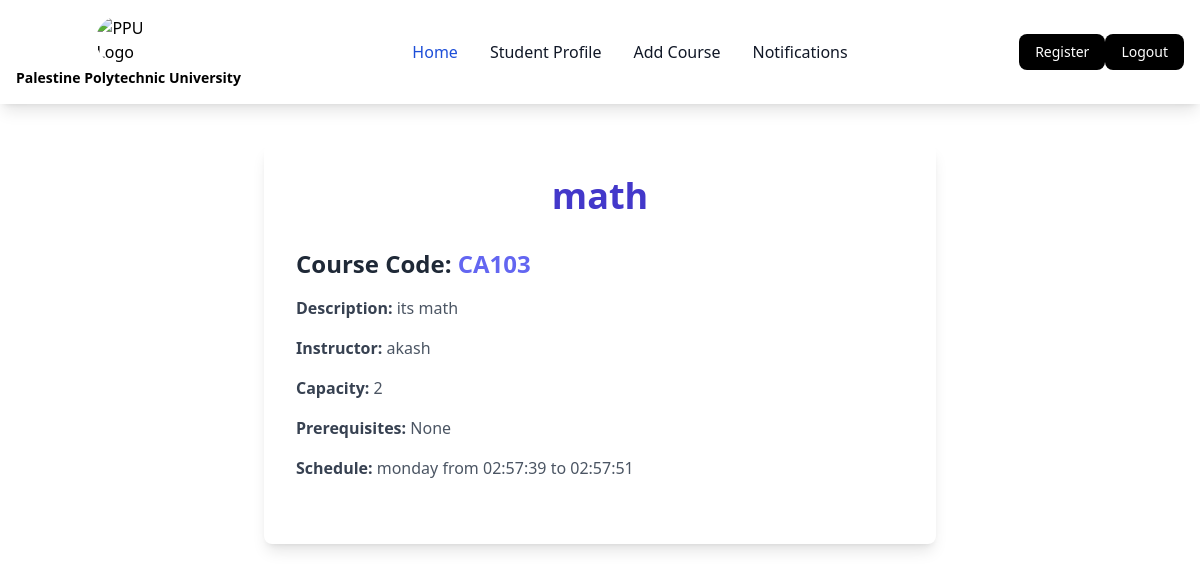
Screenshot of /courses/CA103/ (signed in) with the database file from the repository.
### app/models.py (models this page shows, shortened)
class Course(models.Model):
    id = models.IntegerField(auto_created=True,primary_key=True)
    code = models.CharField(max_length=10,unique=True)
    name = models.CharField(max_length=100)
    description = models.TextField()
    instructor = models.CharField(max_length=100)
    capacity = models.IntegerField()
    schedule = models.ForeignKey(CourseSchedule, on_delete=models.CASCADE)
    enrolled_students = models.ManyToManyField(User, through='StudentRegistration')

class CourseSchedule(models.Model):
    DAYS = (
        ('sun-tue-thu','sunday-tuesday-thursday'),
        ('mon-wed','monday-wednesday'),
        ('sun-thu','sunday-thursday'),
    )
    TIMES =(
        ('8:00','8:00'),
        ('9:30','9:30'),
        ('11:00','11:00'),
        ('12:30','12:30'),
        ('2:00','2:00')
    )
    ENDTIMES =(
        ('9:15','9:15'),
        ('10:45','10:45'),
        ('12:15','12:15'),
        ('1:45','1:45'),
        ('3:15','3:15')
    )
    days = models.CharField(max_length=20,choices=DAYS)
    start_time = models.CharField(max_length=10,choices=TIMES)
    end_time = models.CharField(max_length=10,choices=ENDTIMES)

### app/views.py (the view)
# urls.py: path('courses/<str:code>/', views.course_detail, name='course_detail'),
@login_required(login_url='/login/')
def course_detail(request, code):
    course = get_object_or_404(Course, code=code)
    student = request.user
    context = {
        'student': student,
        'course': course,
    }
    return render(request, 'course_detail.html', context)

### app/templates/course_detail.html
{% extends 'base.html' %}
{% block content %}
<div class="max-w-2xl mx-auto p-8 bg-white rounded-lg shadow-lg mt-10">
    <h1 class="text-4xl font-extrabold mb-8 text-indigo-700 text-center">{{ course.name }}</h1>
    <div class="mb-8">
        <h2 class="text-2xl font-semibold mb-4 text-gray-800">Course Code: <span class="text-indigo-500">{{ course.code }}</span></h2>
        <p class="mb-4"><strong class="text-gray-700">Description:</strong> <span class="text-gray-600">{{ course.description }}</span></p>
        <p class="mb-4"><strong class="text-gray-700">Instructor:</strong> <span class="text-gray-600">{{ course.instructor }}</span></p>
        <p class="mb-4"><strong class="text-gray-700">Capacity:</strong> <span class="text-gray-600">{{ course.capacity }}</span></p>
        <p class="mb-4"><strong class="text-gray-700">Prerequisites:</strong>
            {% if course.prerequisites.all %}
            <ul class="list-disc list-inside ml-6 text-gray-600">
                {% for prerequisite in course.prerequisites.all %}
                <li>{{ prerequisite.name }}</li>
                {% endfor %}
            </ul>
            {% else %}
            <span class="text-gray-600">None</span>
            {% endif %}
        </p>
        <p class="mb-4"><strong class="text-gray-700">Schedule:</strong> <span class="text-gray-600">{{ course.schedule.days }} from {{ course.schedule.start_time }} to {{ course.schedule.end_time }}</span></p>
    </div>
</div>
{% endblock %}

### rows the page displays
Course: name "math", code "CA103", description "its math", instructor "akash", capacity "2", schedule.days "monday", schedule.start_time "02:57:39", schedule.end_time "02:57:51"
